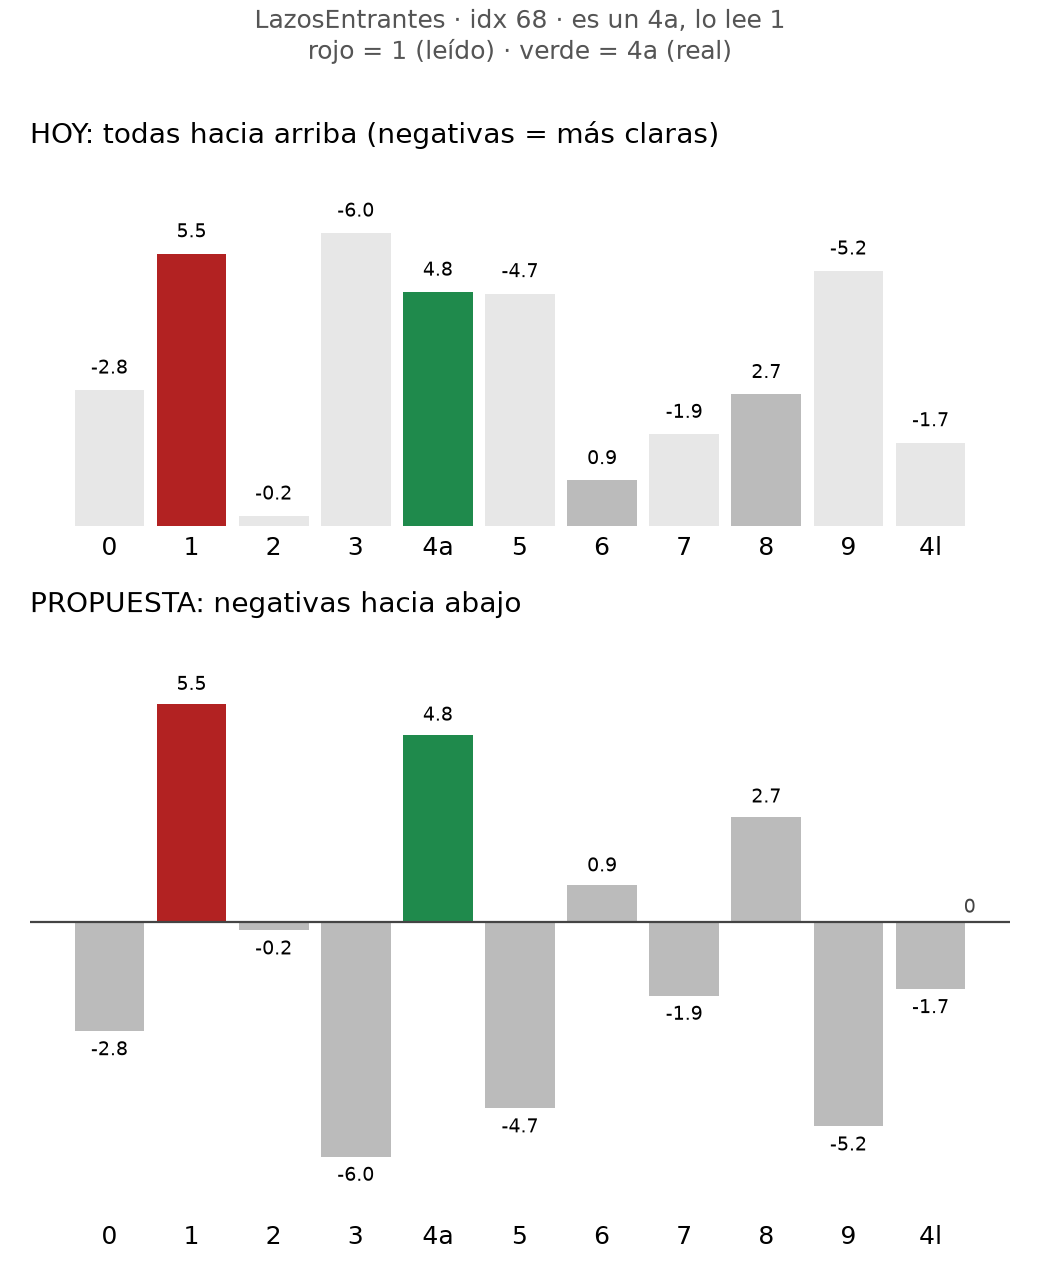

Recreate this plot in Python.
"""Maqueta (2026-10-19, pedida por el dueño): las barras de logits de la pantalla Compositor, hoy y con los negativos
hacia abajo. Datos REALES: compositor LazosEntrantes, idx 68 (es un 4a, lo lee 1), sacados de /api/leer ese día.
    ../.venv/bin/python web/maquetas/logits_hacia_abajo.py   ->  web/maquetas/logits_hacia_abajo.png
"""
from pathlib import Path
import matplotlib; matplotlib.use("Agg")
import matplotlib.pyplot as plt

K = ['0', '1', '2', '3', '4a', '5', '6', '7', '8', '9', '4l']
V = [-2.77, 5.54, -0.21, -5.96, 4.76, -4.73, 0.93, -1.87, 2.68, -5.19, -1.7]
LEIDO, REAL = 1, 4
ROJO, VERDE, GRIS = '#b22222', '#1f8a4c', '#bbbbbb'
col = [ROJO if k == LEIDO else VERDE if k == REAL else GRIS for k in range(len(K))]
mx = max(abs(v) for v in V)

fig, (a, b) = plt.subplots(2, 1, figsize=(5.2, 6.4), dpi=200, gridspec_kw={'height_ratios': [1, 1.6]})
for ax in (a, b):
    for s in ax.spines.values(): s.set_visible(False)
    ax.set_yticks([]); ax.set_xticks(range(len(K))); ax.set_xticklabels(K, fontsize=9); ax.tick_params(length=0)

# HOY: altura = |v|, todas hacia arriba; el negativo sólo se distingue por la transparencia
for k, v in enumerate(V):
    h = max(2 / 60, abs(v) / mx)
    a.bar(k, h, width=0.85, color=col[k], alpha=0.35 if v < 0 else 1)
    a.text(k, h + 0.04, f'{v:.1f}', ha='center', va='bottom', fontsize=7)
a.set_ylim(0, 1.25)
a.set_title('HOY: todas hacia arriba (negativas = más claras)', fontsize=10, loc='left')

# PROPUESTA: la línea del 0 en medio; positivas arriba, negativas abajo, misma escala
for k, v in enumerate(V):
    h = v / mx
    if abs(h) < 2 / 60: h = 2 / 60 * (1 if v >= 0 else -1)
    b.bar(k, h, width=0.85, color=col[k])
    b.text(k, h + (0.04 if v >= 0 else -0.04), f'{v:.1f}', ha='center', va='bottom' if v >= 0 else 'top', fontsize=7)
b.axhline(0, color='#444', lw=0.8)
b.text(len(K) - 0.45, 0.02, '0', fontsize=7, color='#444', va='bottom', ha='right')
b.set_ylim(-1.25, 1.25)
b.xaxis.set_ticks_position('bottom')
b.set_title('PROPUESTA: negativas hacia abajo', fontsize=10, loc='left')

fig.suptitle('LazosEntrantes · idx 68 · es un 4a, lo lee 1\nrojo = 1 (leído) · verde = 4a (real)', fontsize=9, color='#555', y=0.995)
fig.tight_layout()
out = Path(__file__).with_suffix('.png'); fig.savefig(out, facecolor='white'); print(out)
